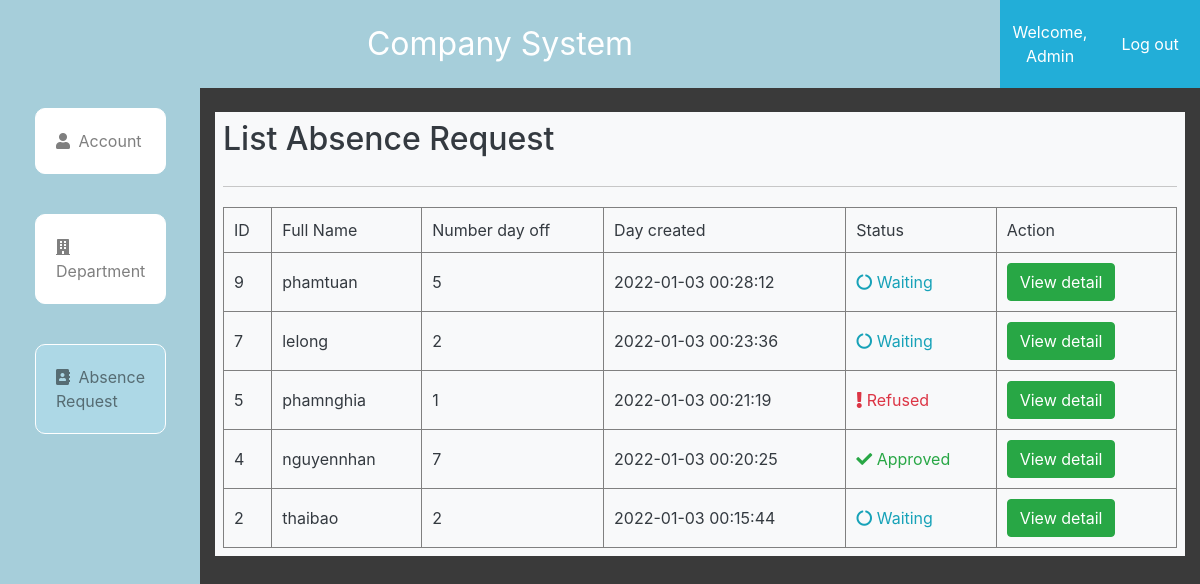
Before: /admin/dayoff.php (signed in) with the older database file.
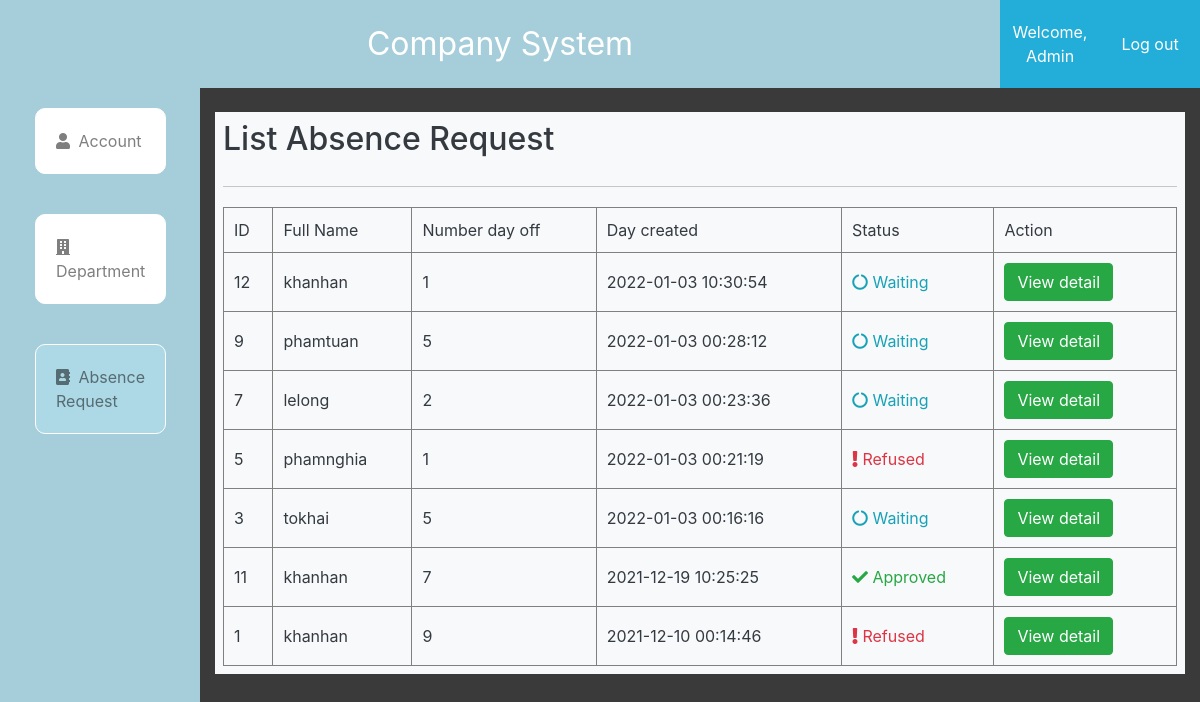
After: the same page with the newer database file.
### tables this page shows
CREATE TABLE `employee` (
  `id` int(11) NOT NULL,
  `username` varchar(255) NOT NULL,
  `password` varchar(255) NOT NULL,
  `firstname` varchar(255) NOT NULL,
  `lastname` varchar(255) NOT NULL,
  `role` varchar(255) NOT NULL DEFAULT 'employee',
  `department` varchar(255) DEFAULT NULL,
  `activated` bit(1) DEFAULT b'0',
  `avatar` varchar(255) NOT NULL DEFAULT 'images/user.png',
  `pass_md5` varchar(255) NOT NULL
);

CREATE TABLE `absence_form` (
  `id` int(11) NOT NULL,
  `username` varchar(255) NOT NULL,
  `create_date` datetime NOT NULL DEFAULT current_timestamp(),
  `number_dayoff` int(11) NOT NULL,
  `reason` varchar(255) NOT NULL,
  `file` varchar(255) DEFAULT NULL,
  `status` varchar(255) NOT NULL DEFAULT 'Waiting',
  `approval_date` datetime DEFAULT NULL
);

### admin/dayoff.php (the view, shortened to what this page needs)
<?php
    require_once('db.php');
?>
<!DOCTYPE html>
<html lang="en">
<head>
	<link rel="stylesheet" href="https://maxcdn.bootstrapcdn.com/bootstrap/4.5.2/css/bootstrap.min.css">
	<link rel="stylesheet" href="https://use.fontawesome.com/releases/v5.7.2/css/all.css"
>
	<link rel="stylesheet" href="style2.css">
</head>
<body>
    <div class="container-fluid admin-section-header">
        <div class="row">
			<div class="col-sm-12 col-md-10 col-lg-10 col-xl-10 admin-logo">
				Company System
			</div>
			<div class="col-sm-12 col-md-1 col-lg-1 col-xl-1 admin-login-info">
					<a href="account.php">Welcome, <?= $_SESSION['name'] ?></a>
			</div>
			<div class="col-sm-12 col-md-1 col-lg-1 col-xl-1 admin-login-info">
					<a href="../logout.php">Log out</a>
			</div>
		</div>
		<div class="row h-100">
			<div class="  col-md-2 col-lg-2 col-xl-2  admin-section1">
				<nav class="  navbar-expand-lg navbar-light  " >
					<div class="collapse navbar-collapse" id="navbarSupportedContent">
						<ul class="navbar-nav" style="flex-direction: column;">
							<li class="nav-item ">
								<a class="nav-link p20" href="index.php"><i class="fas fa-user"></i>  Account </a>
							</li>
							<li class="nav-item ">
								<a class="nav-link p20" href="department.php"> <i class="fas fa-building"></i>  Department</a>
							</li>
							<li class="nav-item active-menu">
								<a class="nav-link p20" href="dayoff.php"><i class="fas fa-address-book"></i>  Absence Request</a>
							</li>
						</ul>
					</div>
				</nav>
			</div>
			<div class="col-md-10 col-lg-10 col-xl-10  ">
				<div class="bg-light mt-4 text-dark p-2" style="width: 100%; overflow-x:scroll">
					<div class="admin-panel-section-header">
						<h2>List Absence Request</h2>
					</div>
					<table class="table-hover" cellpadding="10" cellspacing="10" border="1" style="width: 100%; margin-top:20px">
						<tr class="header">
							<td>ID</td>
							<td>Full Name</td>
							<td>Number day off</td>
							<td>Day created</td>
							<td>Status</td>
							<td>Action</td>
						</tr>
						<tbody id="tbody">
						<?php
							$result = get_absence_admin('manager');
							if($result['code'] == 0){
								$data = $result['data'];
								foreach($data as $row){
									?>
									<tr class="item">
										<td><?= $row['id']?></td>
										<td><?= $row['username']?></td>
										<td><?= $row['number_dayoff']?></td>
										<td><?= $row['create_date']?></td>
										<?= status_ui($row['status'])?>
										<td ><a href="dayoffDetail.php?id=<?= $row['id']?>" class="btn btn-success">View detail</a> </td>
									</tr>
									<?php
								}
							}
						?>
						</tbody>
					</table>
				</div>
			</div>
		</div>
    </div>
</body>
</html>

### admin/db.php (shortened to what this page needs)
<?php
    function open_database(){
        $conn = new mysqli(HOST,USER,PASS,DB);
        return $conn;
    }
    function get_absence_admin($role){
        $sql = "SELECT absence_form.id, employee.username, role, create_date, number_dayoff,reason,file,status FROM employee RIGHT JOIN absence_form ON employee.username = absence_form.username where role = ?  order by create_date desc";
        $conn = open_database();
        $stm = $conn->prepare($sql);
        $stm->bind_param('s',$role);
        if(!$stm->execute()){
            return array('code'=>1,'error'=>'Command not execute');
        }
        $result = $stm->get_result();
        $data = array();
        if($result->num_rows==0){
            return array('code'=>2,'error'=>'Database is empty');
        }else{
            while($row = $result->fetch_assoc()){
                $data[] = $row;
            }
        }
        return array('code'=>0,'data'=>$data);
    }
    function status_ui($status){
        if($status=='Waiting'){
            echo "<td class='text-info'><i class='fas fa-circle-notch fa-spin'></i> Waiting</td>";
        }
        if($status=='Approved'){
            echo "<td class='text-success'><i class='fas fa-check'></i> Approved</td>";
        }
        if($status=='Refused'){
            echo "<td class='text-danger'><i class='fas fa-exclamation'></i> Refused</td>";
        }
    }
?>

Changed rows visible on the page:
no longer on this page (row edited): employee: absence_form.id "4", username "nguyennhan", absence_form.number_dayoff "7", absence_form.create_date "2022-01-03 00:20:25", shows "Approved"
no longer on this page (row edited): employee: absence_form.id "2", username "thaibao", absence_form.number_dayoff "2", absence_form.create_date "2022-01-03 00:15:44", shows "Waiting"
now on this page (row edited): employee: absence_form.id "12", username "khanhan", absence_form.number_dayoff "1", absence_form.create_date "2022-01-03 10:30:54", shows "Waiting", absence_form.id "11", absence_form.number_dayoff "7", absence_form.create_date "2021-12-19 10:25:25", shows "Approved", absence_form.id "1", absence_form.number_dayoff "9", absence_form.create_date "2021-12-10 00:14:46", shows "Refused"
now on this page (row edited): employee: absence_form.id "3", username "tokhai", absence_form.number_dayoff "5", absence_form.create_date "2022-01-03 00:16:16", shows "Waiting"
